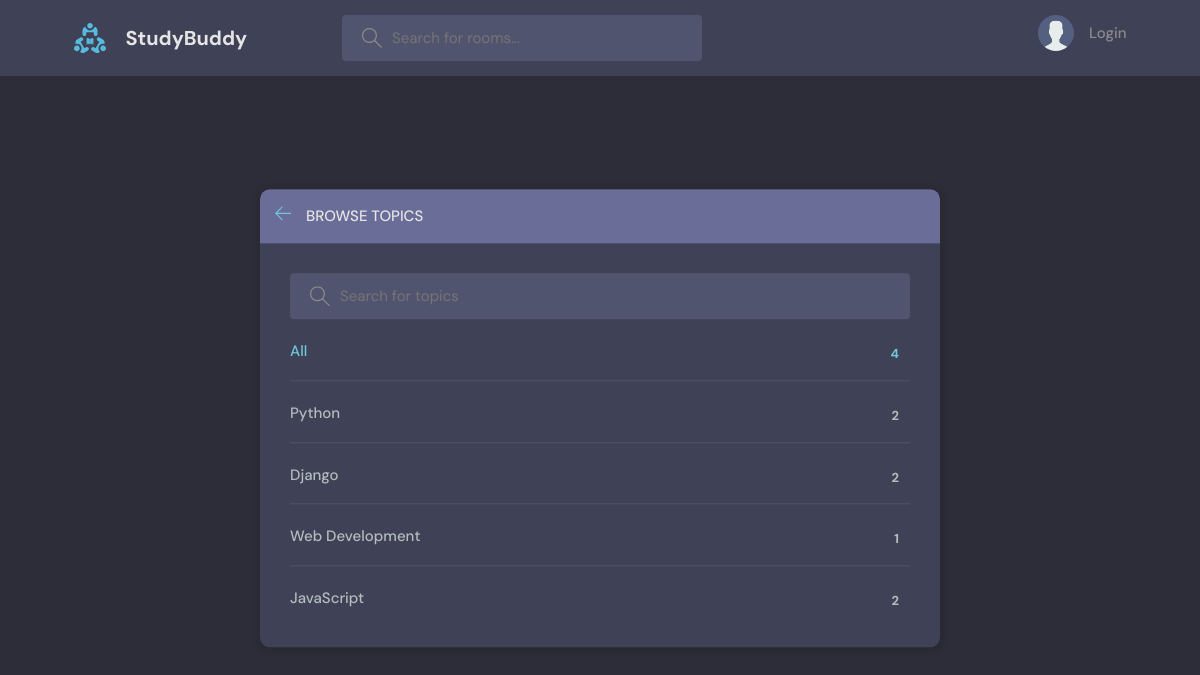
The page /topics/ on the database as committed earlier.
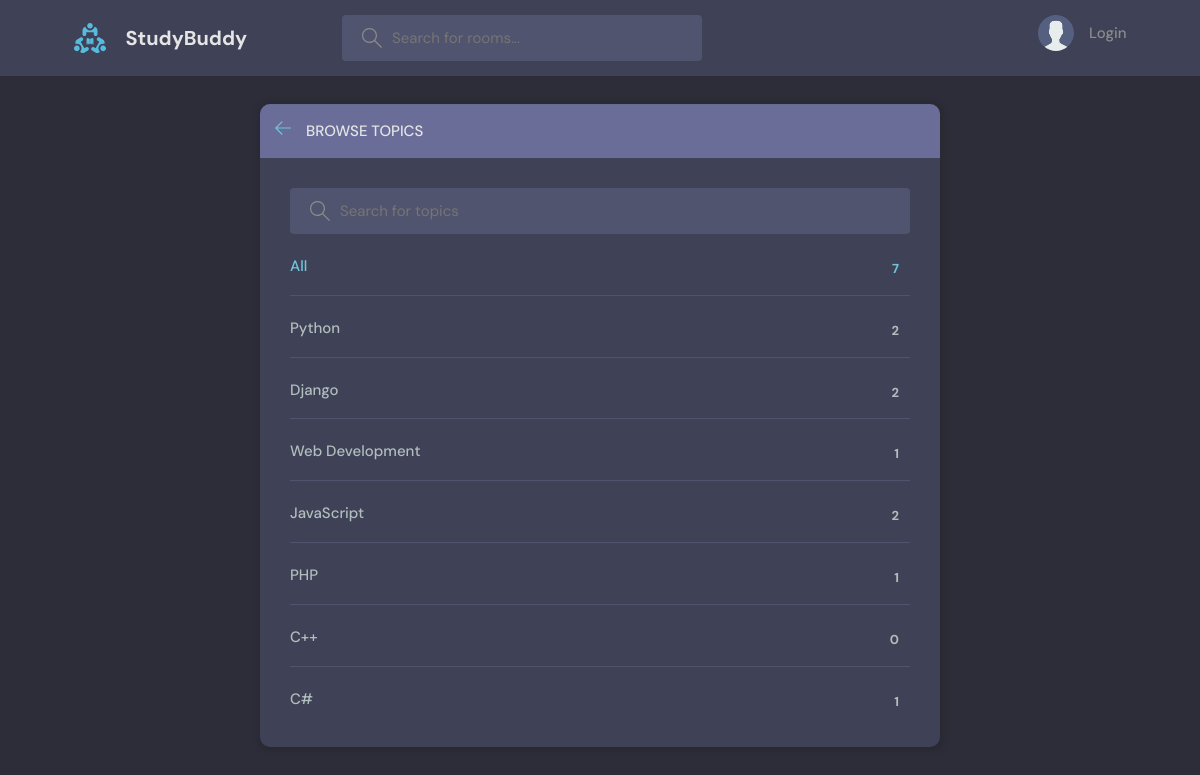
The same page on the database as committed later.
### base/models.py (models this page shows, shortened)
class Topic(models.Model):
    name = models.CharField(max_length=200)

### base/views.py (the view)
# urls.py: path('topics/', views.topicsPage, name="topics"),
def topicsPage(request):
    q = request.GET.get('q') if request.GET.get('q') != None else ''
    topics = Topic.objects.filter(name__icontains=q)
    context = {"topics": topics}
    return render(request, 'base/topics.html', context)

### base/templates/base/topics.html (shortened to what this page needs)
{% extends 'main.html' %}
{% block content %}
    <main class="create-room layout">
      <div class="container">
        <div class="layout__box">
          <div class="layout__boxHeader">
            <div class="layout__boxTitle">
              <a href="{% url 'home' %}">
                <svg version="1.1" xmlns="http://www.w3.org/2000/svg" width="32" height="32" viewBox="0 0 32 32">
                  <title>arrow-left</title>
                  <path
                    d="M13.723 2.286l-13.723 13.714 13.719 13.714 1.616-1.611-10.96-10.96h27.625v-2.286h-27.625l10.965-10.965-1.616-1.607z"
                  ></path>
                </svg>
              </a>
              <h3>Browse Topics</h3>
            </div>
          </div>
          <div class="topics-page layout__body">
            <form class="header__search" method="GET" action="">
              <label>
                <input placeholder="Search for topics" name="q" list="new-list" />
              </label>
            </form>
            <ul class="topics__list">
              <li>
                <a href="{% url 'home' %}" class="active">All <span>{{topics.count}}</span></a>
              </li>
              {% for topic in topics %}
              <li>
                <a href="{% url 'home' %}?q={{topic.name}}">{{topic.name}} <span>{{topic.room_set.all.count}}</span></a>
              </li>
              {% endfor %}
            </ul>
          </div>
        </div>
      </div>
    </main>
{% endblock content%}

### templates/main.html (shortened to what this page needs)
<!DOCTYPE html>
{% load static %}
<html lang="en">
  <head>
    <link rel="stylesheet" href="{% static 'styles/style.css' %}" />
  </head>
  <body>
    {% include 'navbar.html' %}
    {% block content %}
    {% endblock %}
  </body>
</html>

### templates/navbar.html (shortened to what this page needs)
{% load static %}
<header class="header header--loggedIn">
    <div class="container">
      <a href="{% url 'home' %}" class="header__logo">
        <img src="{% static 'images/logo.svg' %}" />
        <h1>StudyBuddy</h1>
      </a>
      <form class="header__search" method="GET" action="{% url 'home' %}">
        <label>
          <input name="q" placeholder="Search for rooms..." list="room-list" />
        </label>
      </form>
      <nav class="header__menu">
        {% if request.user.is_authenticated %}
        <div class="header__user">
          <a href="{% url 'profile' request.user.id %}">
            <div class="avatar avatar--medium active">
              <img src="{{request.user.avatar.url}}" />
            </div>
            <p>{{request.user.name}}<span>@{{request.user.username}}</span></p>
          </a>
          <button class="dropdown-button">
            <svg version="1.1" xmlns="http://www.w3.org/2000/svg" width="32" height="32" viewBox="0 0 32 32">
              <title>chevron-down</title>
              <path d="M16 21l-13-13h-3l16 16 16-16h-3l-13 13z"></path>
            </svg>
          </button>
        </div>
        <div class="dropdown-menu">
          <a href="{% url 'update-profile' %}" class="dropdown-link"
            ><svg version="1.1" xmlns="http://www.w3.org/2000/svg" width="32" height="32" viewBox="0 0 32 32">
              <title>tools</title>
              <path
                d="M27.465 32c-1.211 0-2.35-0.471-3.207-1.328l-9.392-9.391c-2.369 0.898-4.898 0.951-7.355 0.15-3.274-1.074-5.869-3.67-6.943-6.942-0.879-2.682-0.734-5.45 0.419-8.004 0.135-0.299 0.408-0.512 0.731-0.572 0.32-0.051 0.654 0.045 0.887 0.277l5.394 5.395 3.586-3.586-5.394-5.395c-0.232-0.232-0.336-0.564-0.276-0.887s0.272-0.596 0.572-0.732c2.552-1.152 5.318-1.295 8.001-0.418 3.274 1.074 5.869 3.67 6.943 6.942 0.806 2.457 0.752 4.987-0.15 7.358l9.392 9.391c0.844 0.842 1.328 2.012 1.328 3.207-0 2.5-2.034 4.535-4.535 4.535zM15.101 19.102c0.26 0 0.516 0.102 0.707 0.293l9.864 9.863c0.479 0.479 1.116 0.742 1.793 0.742 1.398 0 2.535-1.137 2.535-2.535 0-0.668-0.27-1.322-0.742-1.793l-9.864-9.863c-0.294-0.295-0.376-0.74-0.204-1.119 0.943-2.090 1.061-4.357 0.341-6.555-0.863-2.631-3.034-4.801-5.665-5.666-1.713-0.561-3.468-0.609-5.145-0.164l4.986 4.988c0.391 0.391 0.391 1.023 0 1.414l-5 5c-0.188 0.188-0.441 0.293-0.707 0.293s-0.52-0.105-0.707-0.293l-4.987-4.988c-0.45 1.682-0.397 3.436 0.164 5.146 0.863 2.631 3.034 4.801 5.665 5.666 2.2 0.721 4.466 0.604 6.555-0.342 0.132-0.059 0.271-0.088 0.411-0.088z"
              ></path>
            </svg>
            Settings</a
          >
          <a href="{% url 'logout' %}" class="dropdown-link">
            <svg version="1.1" xmlns="http://www.w3.org/2000/svg" width="32" height="32" viewBox="0 0 32 32">
              <title>sign-out</title>
              <path
                d="M3 0h22c0.553 0 1 0 1 0.553l-0 3.447h-2v-2h-20v28h20v-2h2l0 3.447c0 0.553-0.447 0.553-1 0.553h-22c-0.553 0-1-0.447-1-1v-30c0-0.553 0.447-1 1-1z"
              ></path>
              <path
                d="M21.879 21.293l1.414 1.414 6.707-6.707-6.707-6.707-1.414 1.414 4.293 4.293h-14.172v2h14.172l-4.293 4.293z"
              ></path>
            </svg>
            Logout</a>
            {% else %}
            <a href="{% url 'login' %}">
              <img src="{% static 'images/avatar.svg' %}" />
              <p>Login</p>
            </a>
            {% endif %}
        </div>
  </header>

### static/styles/style.css (style rules this page uses)
:root { --color-main: #71c6dd; --color-main-light: #e1f6fb; --color-dark: #3f4156; --color-dark-medium: #51546e; --color-dark-light: #696d97; --color-light: #e5e5e5; --color-gray: #8b8b8b; --color-light-gray: #b2bdbd; --color-bg: #2d2d39; --color-success: #5dd693; --color-error: #fc4b0b; }
* { font-family: "DM Sans", -apple-system, BlinkMacSystemFont, "Segoe UI", Roboto, Oxygen, Ubuntu, Cantarell, "Open Sans", "Helvetica Neue", sans-serif; margin: 0; padding: 0; box-sizing: border-box; text-rendering: optimizeLegibility; font-size: inherit; }
html { font-size: 56.25%; }
@media only screen and (min-width: 1200px) { html { font-size: 62.5%; } }
body { line-height: 1.6; font-weight: 400; font-size: 1.5rem; color: var(--color-light-gray); background-color: var(--color-bg); min-height: 100vh; }
img { width: 100%; }
a { display: inline-block; color: var(--color-main); text-decoration: none; }
.container { max-width: 120rem; width: 90%; margin: auto; }
.header { padding: 1.5rem; background-color: var(--color-dark); }
.header > .container { display: flex; gap: 9.5rem; }
.header__logo, .header__user { display: flex; gap: 2rem; align-items: center; }
.header__logo > img { height: 3.2rem; width: 3.2rem; }
.header__logo > h1 { font-weight: 700; font-size: 2rem; color: var(--color-light); }
.header__search > label { background-color: var(--color-dark-medium); padding: 1.3rem 1rem; display: flex; align-items: center; gap: 1rem; border-radius: 4px; }
.header__search svg { fill: var(--color-gray); width: 2rem; height: 2rem; margin-left: 1rem; }
.header__search input { width: 30rem; background: transparent; border: none; outline: none; color: var(--color-light); }
.header__menu { margin-left: auto; position: relative; }
.header__menu a { display: flex; gap: 1.5rem; align-items: center; font-weight: 500; text-decoration: none; color: var(--color-gray); }
.header__menu img { height: 3.6rem; }
.header__menu p { line-height: 1.2; }
.layout { margin-top: 2.4rem; }
.layout > .container { display: flex; justify-content: space-between; align-items: flex-start; }
.layout__box { width: 90%; max-width: 48rem; min-height: 40rem; position: absolute; top: 50%; left: 50%; transform: translate(-50%, -46%); background-color: var(--color-dark); border-radius: 1rem; box-shadow: 1px 1px 6px 3px rgba(0, 0, 0, 0.1); overflow: hidden; }
.layout__boxHeader { display: flex; padding: 1.5rem; background-color: var(--color-dark-light); }
.layout__boxTitle { display: flex; gap: 1.5rem; align-items: center; }
.layout__boxTitle h3 { text-transform: uppercase; font-weight: 500; color: var(--color-light); }
.layout__boxTitle svg { width: 1.6rem; height: 1.6rem; fill: var(--color-main); }
.layout__body { margin: 3rem; }
.topics__list { list-style: none; }
.topics__list li a { display: flex; justify-content: space-between; margin-bottom: 3rem; font-weight: 500; color: var(--color-light-gray); transition: all 0.3s ease-in-out; }
.topics__list li a.active, .topics__list li a:hover { color: var(--color-main); }
.topics__list li a span { padding: 0.5rem 1rem; background-color: var(--color-dark); border-radius: 3px; font-size: 1.3rem; font-weight: 700; letter-spacing: 1px; }
.topics-page .topics__list li:not(:last-child) a { margin: 2rem 0; padding-bottom: 1rem; text-decoration: none; border-bottom: 1px solid var(--color-dark-medium); }
.topics-page .header__search { display: block; }
.create-room.layout .layout__box { max-width: 68rem; }

Rows that differ between the two databases and show on the page:
added Topic: name "PHP", room_set.all.count "1"
added Topic: name "C++", room_set.all.count "0"
added Topic: name "C#", room_set.all.count "1"
Other text that changed with them:
{{ topics.count }}: "4" → "7"
